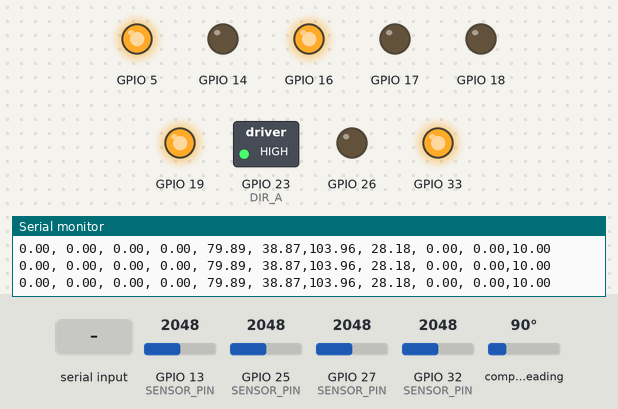
Bench run of a program on a simulated ESP32. Shown: switched loads named in the program (green lamp = pin HIGH), output pins drawn as LEDs (lit = HIGH), the last lines printed to the serial monitor. The inputs (shaded band) are chosen by the test bench; at power-on: compass heading 90°, GPIO 25 (SENSOR_PIN) = 2048, GPIO 13 (SENSOR_PIN) = 2048, GPIO 27 (SENSOR_PIN) = 2048, GPIO 32 (SENSOR_PIN) = 2048.

Above: at 2.2 s.
2.3 s: "1\n" received over Serial
At 3.1 s:
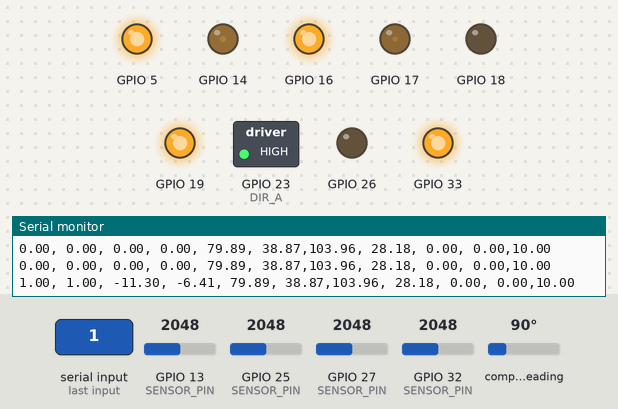
5.3 s: compass heading set to 272°
8.3 s: compass heading set to 276°
11.3 s: GPIO 25 (SENSOR_PIN) set to 122
At 11.6 s:
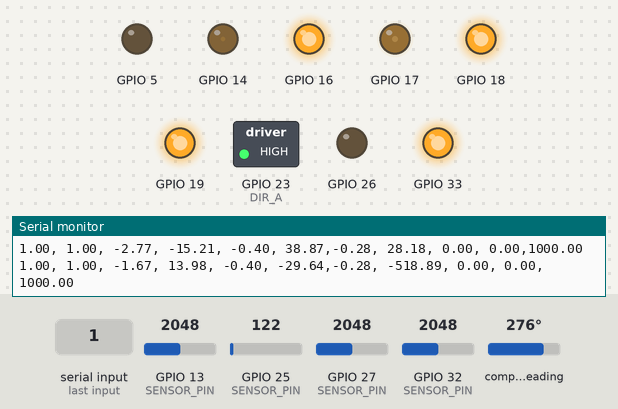
At 14.1 s:
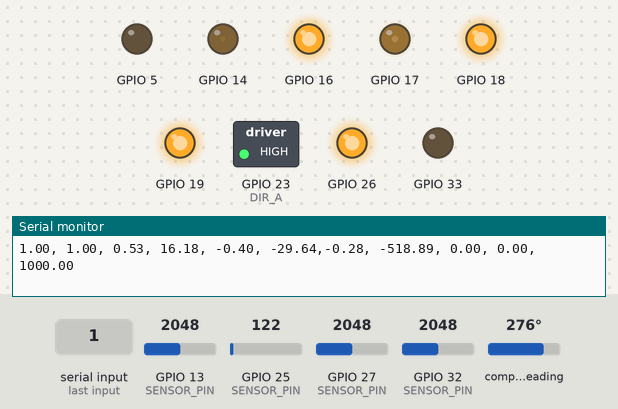
14.3 s: "90,45\n" received over Serial
Timing chart, 0 to 16.8 s (numbered marks = the images above; inputs shaded):
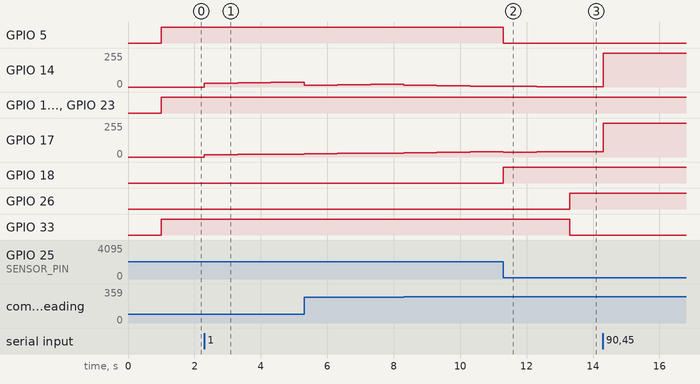

The program:

main.cpp
```cpp
#include <Arduino.h>
#include <Encoder.h>
#include <HBrigde.h>
#include <AnalogSensor.h>
#include <Equations.h>
#include <Filter.h>
#include <PID.h>
#include <math.h>
#include <iostream>
#include <AS5600.h>
#include <Wire.h>

String str = "";
const char separator = ',';
const int dataLength = 14;
double data[dataLength];

PID control_pitch;
float w1 = 0;
PID control_roll;
float w2 = 0;
HBridge pitch_motor;
HBridge roll_motor;
Filter movAvg_A;
Filter movAvg_B;
Filter movAvg_pitch;
Filter movAvg_roll;
Filter movAvg_Aamp;
Filter movAvg_Bamp;

float bArray[] = {0.0674552738890719, 0.134910547778144, 0.0674552738890719};
float aArray[] = {1, -1.14298050253990, 0.412801598096189};

//AS5600
AMS_5600 pitch_sensor;
uint8_t DIR_A = 23;


// MOTOR Pitch
uint8_t IN1_A = 26;
uint8_t IN2_A = 33;
uint8_t PWM_A = 14;

uint8_t EN_A = 19;
uint8_t CS_A = 27;
uint8_t HE_Pitch = 32;
float pitch_angle;
float pitch_pos;

// MOTOR Roll
uint8_t IN1_B = 18;
uint8_t IN2_B = 5;
uint8_t PWM_B = 17;
uint8_t EN_B = 16;
uint8_t CS_B = 13;
uint8_t HE_Roll = 25;
float roll_angle;
float roll_pos;
float pwm_pitch;
float pwm_roll;

// POSITION <------------------------------------------- NUEVO!!! (calculo de posición la punta del joyctick según vista superior)
float pi = 3.14159;
float height = 82.32; // altura del vástago del joystick (mm)
// -------------------------------------------------------------------------------------------------------------------------------------


// Polynomial coefficients <----------- NUEVO!!! (polinomio grado 4 para posición angular a partir de voltage de sensor efecto Hall)
// Pitch
float a1 = 13.7373756808925;
float b1 = -136.9899232967516;
float c1 = 487.8935919079339;
float d1 = -692.1059715498230;
float e1 = 290.1461279023154;
// Roll
float a2 = -22.819635464583;
float b2 = 224.432302710678;
float c2 = -809.268002179282;
float d2 = 1226.850939556437;
float e2 = -631.919838255068;
// -------------------------------------------------------------------------------------------------------------------------------------

float threshold;
float auto_on;
float sumInt_time;
float sample_time;

const uint8_t NUM_SENSORS = 4;
AnalogSensor sensor[NUM_SENSORS];
const uint8_t SENSOR_PIN[NUM_SENSORS] = {HE_Pitch, CS_A, HE_Roll, CS_B};
float coefficients[] = {0.0f, 0.000806f};

ulong prev_Time, prev_Time2, prev_Time3, current_time, current_time2, current_time3;
float cycle_time;

float sign (float value) {

  float signo;
  if (value > 0) {
     signo = 1;
  } else if (value < 0) {
    signo = -1;
  } else {
    signo = 0;
  }

  return signo;
}


void setup()
{
  pinMode(DIR_A, OUTPUT);
  Serial.begin(115200);
  Wire.begin();

  for (uint8_t i = 0; i < NUM_SENSORS; i++)
  {
    sensor[i].setup(SENSOR_PIN[i], polynomial, coefficients, sizeof(coefficients) / sizeof(coefficients[0]));
  }
  pitch_motor.setup(IN1_A, IN2_A, PWM_A, EN_A, 0);
  roll_motor.setup(IN1_B, IN2_B, PWM_B, EN_B, 1);

  delay(1000); // give me time to bring up serial monitor

  movAvg_A.setup(aArray, bArray, 3, 3);
  movAvg_B.setup(aArray, bArray, 3, 3);
  movAvg_pitch.setup(aArray, bArray, 3, 3);
  movAvg_roll.setup(aArray, bArray, 3, 3);
  movAvg_Aamp.setup(aArray, bArray, 3, 3);
  movAvg_Bamp.setup(aArray, bArray, 3, 3);
  control_pitch.setup(0, 0, 0, 0);
  control_pitch.setupSP(0, 0);
  control_roll.setup(0, 0, 0, 0);
  control_pitch.setupSP(0, 0);

  pitch_angle = 0;
  roll_angle = 0;
  auto_on = 0;

  prev_Time = millis();
  prev_Time2 = millis();
  cycle_time = 0;
  sample_time = 0.01;
}

float Angle() {
  digitalWrite(DIR_A, HIGH);
  float in;
  in = map(pitch_sensor.getRawAngle(),3642,2627,-2500,2500);
  return in;
}

void loop()
{
  prev_Time = millis();


  // Read data from Serial Port
  if (Serial.available())
  {
    str = Serial.readStringUntil('\n');
    for (int i = 0; i < dataLength; i++)
    {
      int index = str.indexOf(separator);
      data[i] = str.substring(0, index).toFloat();
      str = str.substring(index + 1);
    }
    //PITCH Data
    control_pitch.SetPoint = data[0];
    control_pitch.gainP = data[1];
    control_pitch.gainI = data[2];
    control_pitch.gainD = data[3];
    //ROLL Data
    control_roll.SetPoint = data[4];
    control_roll.gainP = data[5];
    control_roll.gainI = data[6];
    control_roll.gainD = data[7];
    auto_on = data[8];
    threshold = data[9];
    sumInt_time = data[10];
    sample_time = data[11];
    control_pitch.delta2 = data[12];
    control_roll.delta2 = data[13];
  }

  current_time3 = millis();

// Ventana tiempo Sumoatorio del Error <----------- NUEVO!!! (resetea la sumatorio del error al tiempo establecido por 'sumInt_time')
  if (current_time3 - prev_Time3 > (sumInt_time * 1000)) // verifica que hayan pasado 500ms
  {
    prev_Time3 = current_time3;
    control_pitch.sumIntegral = 0;
    control_roll.sumIntegral = 0;
  }
// -------------------------------------------------------------------------------------------------------------------------------------


  for (uint8_t i = 0; i < NUM_SENSORS; i++)
  {
    sensor[i].read();
    sensor[i].getMeasurament(SENSOR_MEASURAMENT);
  }

  //float pitch_amp = movAvg_Aamp.filtering(sensor[1].getMeasurament(SENSOR_MEASURAMENT));

  //float roll_amp = movAvg_Bamp.filtering(sensor[3].getMeasurament(SENSOR_MEASURAMENT));

  //float pitch_volt = movAvg_A.filtering(sensor[0].getMeasurament(SENSOR_MEASURAMENT));
  //float roll_volt = movAvg_B.filtering(sensor[2].getMeasurament(SENSOR_MEASURAMENT));

  //float pitch_volt = sensor[0].getMeasurament(SENSOR_MEASURAMENT);
  float roll_volt = sensor[2].getMeasurament(SENSOR_MEASURAMENT);


  if (pitch_sensor.detectMagnet() == 1 ) { //----------------------------- Lectura sensor AS5600
      pitch_angle = Angle()/100;
  }


  // PITCH - conversión de lectura de voltaje a posición angular
  //pitch_angle = a1 * (pitch_volt * pitch_volt * pitch_volt * pitch_volt) + b1 * (pitch_volt * pitch_volt * pitch_volt) + c1 * (pitch_volt * pitch_volt) + d1 * pitch_volt + e1;
  // Posición pitch <----------- NUEVO!!! (conversión de ángulo a posición lineal)
  pitch_pos = height * sin((pitch_angle * pi) / 180);

  // ROLL - conversión de lectura de voltaje a posición angular
  roll_angle = a2 * (roll_volt * roll_volt * roll_volt * roll_volt) + b2 * (roll_volt * roll_volt * roll_volt) + c2 * (roll_volt * roll_volt) + d2 * roll_volt + e2;
  // Posición roll <----------- NUEVO!!! (conversión de ángulo a posición lineal)
  roll_pos = height * sin((roll_angle * pi) / 180);


  // PITCH CONTROL Output ----------------------------------------------------------------------------------------------------
  //float pitch_output = control_pitch.getOutput(pitch_angle, sample_time);
  //float pitch_output = control_pitch.superTwistingLV(pitch_angle, sample_time, control_pitch.delta2); //Control con Super Twinting

  float u1 = control_pitch.gainP;

  float sigma1 =  control_pitch.delta2 + control_pitch.gainD*(pitch_angle - control_pitch.SetPoint);
  w1 = w1 - sample_time*(1.1*u1)*sign(sigma1);
  float pitch_output = - sqrt(u1)*sqrt(abs(sigma1))*sign(sigma1) + w1;        //Super Twisting

  //float pitch_output_f = movAvg_pitch.filtering(pitch_output);
  pitch_motor.setSpeed(pitch_output);

  //ROLL CONTROL Output ----------------------------------------------------------------------------------------------------
  //float roll_output = control_roll.getOutput(roll_angle, sample_time);
  //float roll_output = control_roll.superTwistingLV(roll_angle, sample_time, control_roll.delta2); //Control con Super Twinting

  float u2 = control_roll.gainP;

  float sigma2 =  control_roll.delta2 + control_roll.gainD*(roll_angle - control_roll.SetPoint);
  w2 = w2 - sample_time*(1.1*u2)*sign(sigma2);
  float roll_output = - sqrt(u2)*sqrt(abs(sigma2))*sign(sigma2) + w2;

  //float roll_output_f = movAvg_roll.filtering(roll_output);
  roll_motor.setSpeed(roll_output);


  //HAPTIC FEEDBACK

  /* if (auto_on == 1)
  {
    if (abs(pitch_angle) > threshold)
    {
      control_pitch.gainP = 0.7f;
      control_pitch.gainD = 0.01f;
      control_pitch.SetPoint = 0;
    }

    if (abs(roll_angle) > threshold)
    {
      control_roll.gainP = 0.7f;
      control_roll.gainD = 0.01f;
      control_roll.SetPoint = 0;
    }

    // if (sqrtf((pitch_angle * pitch_angle) * (roll_angle * roll_angle)) > threshold)
    // {
    //   control_pitch.gainP = 0.7f;
    //   control_pitch.gainD = 0.01f;
    //   control_pitch.SetPoint =  0;

    //   control_roll.gainP = 0.7f;
    //   control_roll.gainD = 0.01f;
    //   control_roll.SetPoint =  0;
    // }
  } */

  current_time2 = micros();

  if (current_time2 - prev_Time2 > (sample_time * 1000)) // verifica que hayan pasado 10ms
  {


    prev_Time2 = current_time2;
    // SERIAL PORT WRITE

    Serial.printf("%.2f, %.2f, %.2f, %.2f, ", control_pitch.SetPoint, control_roll.SetPoint, pitch_output, roll_output);
    Serial.printf("%.2f, %.2f,", pitch_pos, roll_pos);
    Serial.printf("%.2f, %.2f, %.2f, %.2f,", pitch_angle, roll_angle, control_pitch.error, control_roll.error);
    Serial.printf("%.2f \n", cycle_time);


  }

  while ((millis()-prev_Time) < (sample_time*1000)){
  }

  cycle_time = millis() - prev_Time;

  // -----------------------------------------------------------------------------------------------------
}
```

Measured:
- after the input at 2.3 s, GPIO 14: 0/255 → 29/255 at once, → 31/255 1.0 s later, → 34/255 1.0 s later; GPIO 17: 0/255 → 16/255 at once, → 19/255 1.0 s later, → 22/255 1.0 s later
- after the input at 11.3 s, GPIO 5: HIGH → LOW at once; GPIO 18: LOW → HIGH at once
